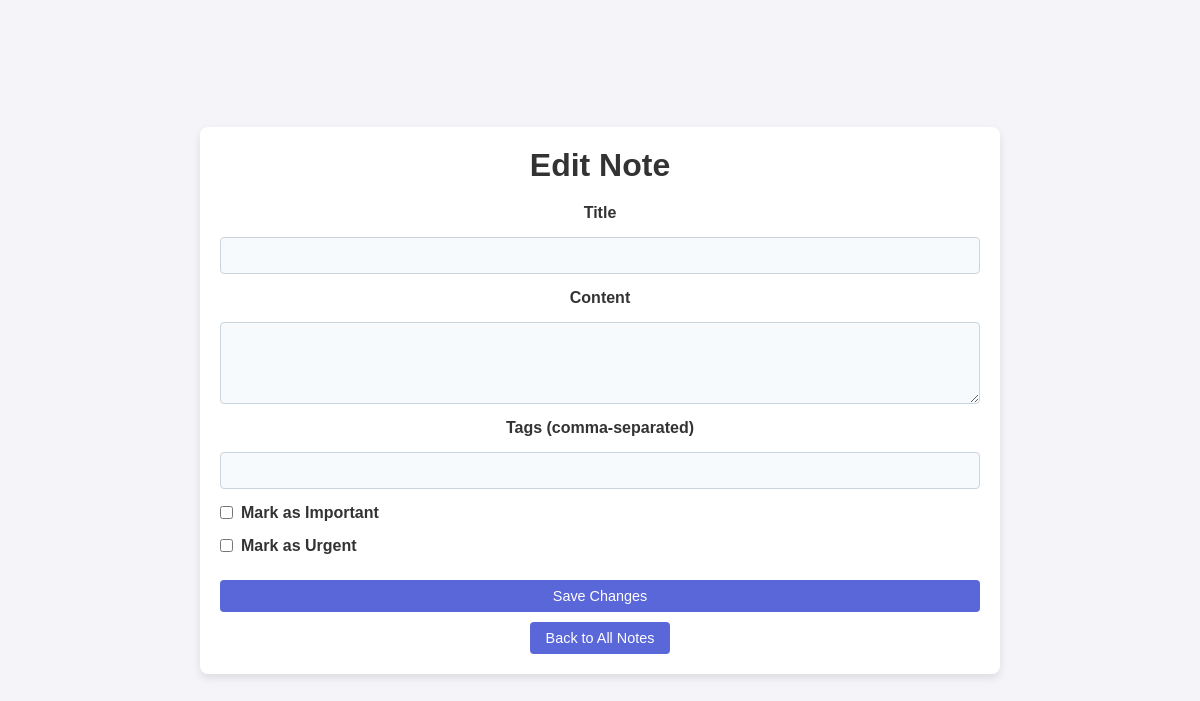
The app's page /edit/9, older data.
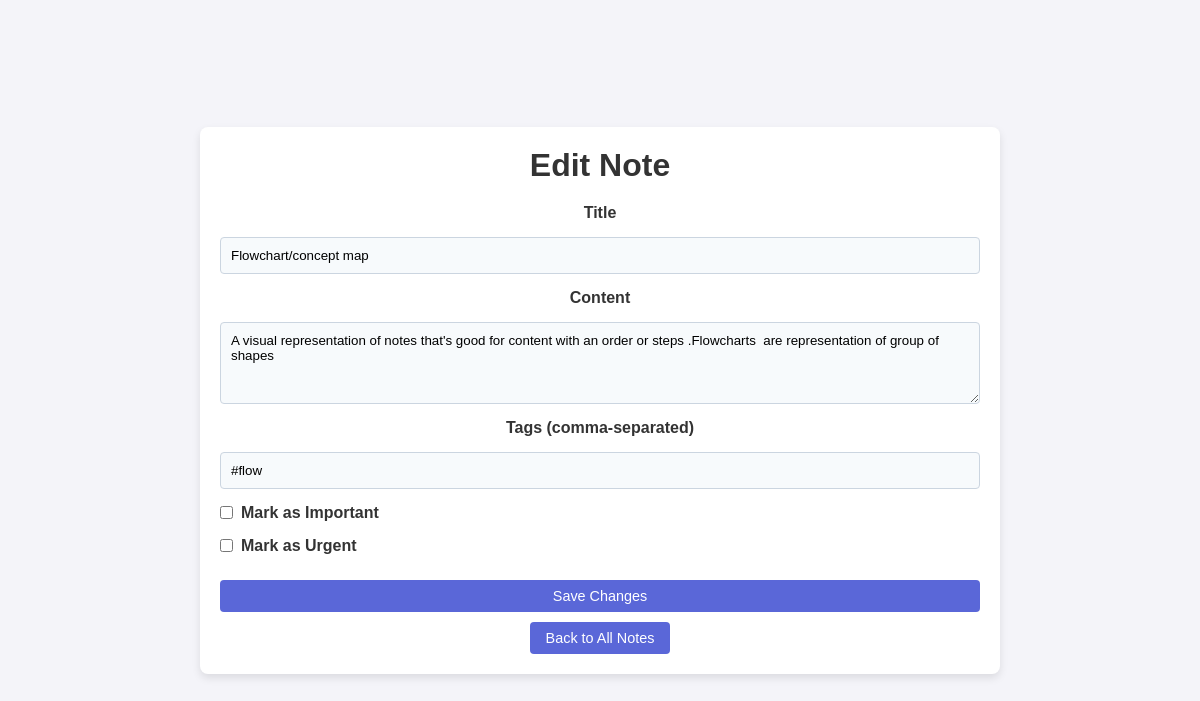
The same page, newer data.
### tables this page shows
CREATE TABLE notes (
        id INTEGER PRIMARY KEY AUTOINCREMENT,
        title TEXT NOT NULL,
        content TEXT NOT NULL,
        is_important INTEGER DEFAULT 0,
        is_urgent INTEGER DEFAULT 0
    );

CREATE TABLE tags (
        id INTEGER PRIMARY KEY AUTOINCREMENT,
        name TEXT UNIQUE NOT NULL
    );

### app.py (the view, shortened to what this page needs)
    def edit_note(self, note_id):
        conn = self.get_db_connection()
        note = conn.execute('SELECT * FROM notes WHERE id = ?', (note_id,)).fetchone()
        tags = ', '.join([tag['name'] for tag in conn.execute('''
            SELECT tags.name
            FROM tags
            JOIN note_tags ON tags.id = note_tags.tag_id
            WHERE note_tags.note_id = ?
        ''', (note_id,)).fetchall()])
        conn.close()
        return render_template('edit_note.html', note=note, tags=tags)

### app.py (called while the page is built)
    def get_db_connection(self):
        conn = sqlite3.connect('notes.db')
        conn.row_factory = sqlite3.Row  # To access columns by name instead of index
        return conn

### templates/edit_note.html (shortened to what this page needs)
<!DOCTYPE html>
<html lang="en">
<head>
    <link rel="stylesheet" href="{{ url_for('static', filename='style.css') }}">
</head>
<body>
    <div class="container">
        <h1>Edit Note</h1>
        <form method="post">
            <label for="title">Title</label>
            <input type="text" id="title" name="title" value="{{ note.title }}" required>
            <label for="content">Content</label>
            <textarea id="content" name="content" rows="4" required>{{ note.content }}</textarea>
            <label for="tags">Tags (comma-separated)</label>
            <input type="text" id="tags" name="tags" value="{{ tags }}">
            <div class="checkbox-group">
                <input type="checkbox" id="is_important" name="is_important" {% if note.is_important %}checked{% endif %}>
                <label for="is_important">Mark as Important</label>
            </div>
            <div class="checkbox-group">
                <input type="checkbox" id="is_urgent" name="is_urgent" {% if note.is_urgent %}checked{% endif %}>
                <label for="is_urgent">Mark as Urgent</label>
            </div>
            <button type="submit" class="button">Save Changes</button>
        </form>
        <a href="{{ url_for('index') }}" class="button">Back to All Notes</a>
    </div>
</body>
</html>

Row changes from the older to the newer data that the page shows:
added notes: title "Flowchart/concept map", content "A visual representation of notes that's good for content with an order or steps .Flowcharts are representation of group of shapes"
added tags: tags "#flow"
Text that changed along with them:
form field is_important: "☐" → (not shown)
form field is_urgent: "☐" → (not shown)
